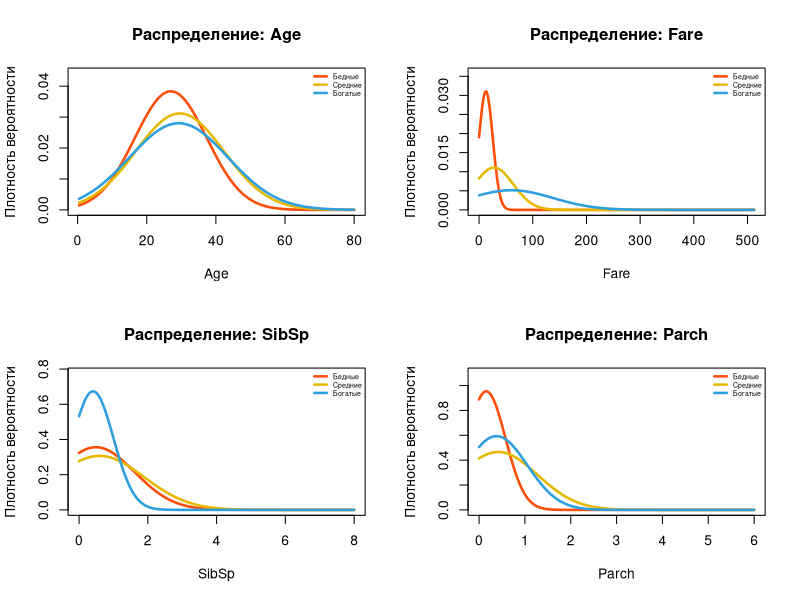
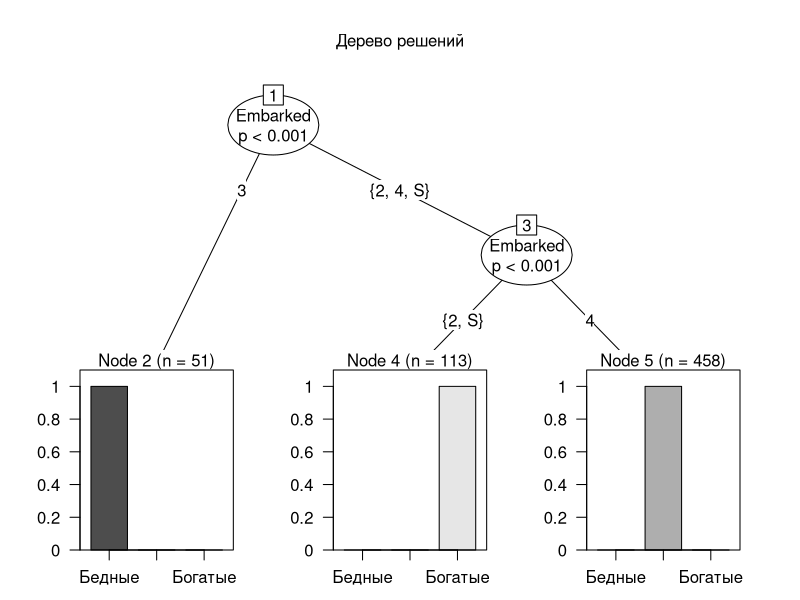
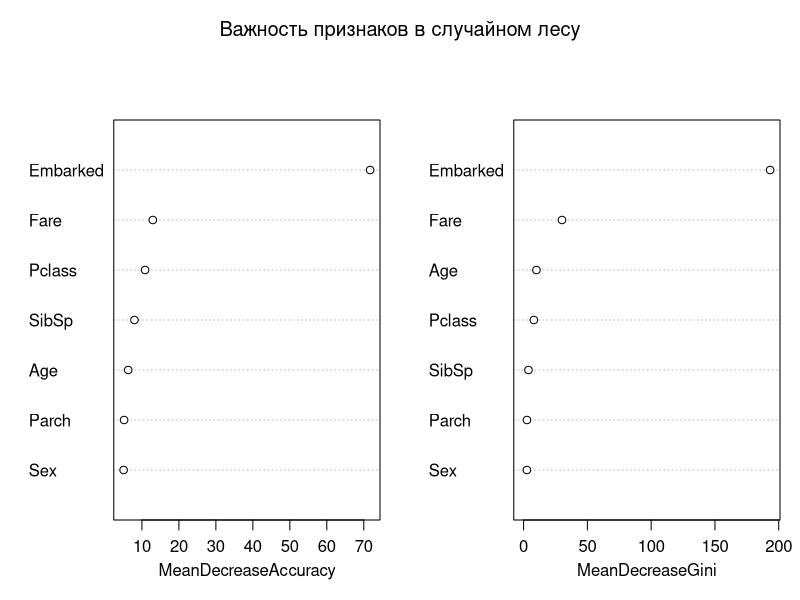

R code for these plots, in order:
set.seed(1234)

library(e1071)
library(party)
library(randomForest)
library(caret)
library(tidyverse)

df <- read.csv("titanic.csv", stringsAsFactors = TRUE)

df_model <- df %>%
  select(cluster, Pclass, Sex, Age, SibSp, Parch, Fare, Embarked) %>%
  mutate(
    Age = ifelse(is.na(Age), median(Age, na.rm = TRUE), Age),
    Embarked = ifelse(is.na(Embarked) | Embarked == "", "S", Embarked),
    cluster = factor(cluster, levels = c("Бедные", "Средние", "Богатые")),
    Pclass = factor(Pclass),
    Sex = factor(Sex),
    Embarked = factor(Embarked)
  ) %>%
  na.omit()

df_model$Embarked <- droplevels(df_model$Embarked)

cat("РАЗМЕР ДАННЫХ:", dim(df_model), "\n")
print(table(df_model$cluster))

ind <- sample(2, nrow(df_model), replace = TRUE, prob = c(0.7, 0.3))
trainData <- df_model[ind == 1, ]
testData  <- df_model[ind == 2, ]

cat("\nTRAIN:", nrow(trainData), " | TEST:", nrow(testData), "\n")

cat("\nНАИВНЫЙ БАЙЕС:\n")

nb_model <- naiveBayes(cluster ~ ., data = trainData)

nb_train_pred <- predict(nb_model, newdata = trainData)
cat("МАТРИЦА ОШИБОК НА TRAIN (НАИВНЫЙ БАЙЕС):\n")
print(table(Факт = trainData$cluster, Прогноз = nb_train_pred))
cat("ТОЧНОСТЬ НА TRAIN:", round(mean(nb_train_pred == trainData$cluster) * 100, 2), "%\n")

nb_pred <- predict(nb_model, newdata = testData)
cat("\nМАТРИЦА ОШИБОК НА TEST (НАИВНЫЙ БАЙЕС):\n")
print(confusionMatrix(nb_pred, testData$cluster))

nb_acc <- mean(nb_pred == testData$cluster)
cat("ТОЧНОСТЬ НАИВНОГО БАЙЕСА (TEST):", round(nb_acc * 100, 2), "%\n")

nb_tables <- nb_model$tables

par(mfrow = c(2, 2))

for (var in c("Age", "Fare", "SibSp", "Parch")) {
  means <- nb_tables[[var]][, 1]
  sds   <- nb_tables[[var]][, 2]
  
  x_range <- range(df_model[[var]], na.rm = TRUE)
  x_vals  <- seq(x_range[1], x_range[2], length.out = 300)
  
  y_max <- max(sapply(1:3, function(i) dnorm(means[i], means[i], sds[i]))) * 1.15
  
  plot(NULL, xlim = x_range, ylim = c(0, y_max),
       xlab = var, ylab = "Плотность вероятности",
       main = paste("Распределение:", var))
  
  colors <- c("#FC4E07", "#E7B800", "#2E9FDF")
  for (i in 1:3) {
    lines(x_vals, dnorm(x_vals, means[i], sds[i]), 
          col = colors[i], lwd = 2.5)
  }
  legend("topright", 
         legend = c("Бедные", "Средние", "Богатые"),
         col = colors, lwd = 2.5, cex = 0.5, bty = "n")
}

par(mfrow = c(1, 1))

cat("\nДЕРЕВО РЕШЕНИЙ:\n")

ctree_model <- ctree(cluster ~ ., data = trainData)

plot(ctree_model, main = "Дерево решений")

cat("МАТРИЦА ОШИБОК НА TRAIN:\n")
print(table(Прогноз = predict(ctree_model), Факт = trainData$cluster))

ctree_pred <- predict(ctree_model, newdata = testData)
cat("\nМАТРИЦА ОШИБОК НА TEST:\n")
print(confusionMatrix(ctree_pred, testData$cluster))

ctree_acc <- mean(ctree_pred == testData$cluster)
cat("ТОЧНОСТЬ ДЕРЕВА РЕШЕНИЙ:", round(ctree_acc * 100, 2), "%\n")

cat("\nСЛУЧАЙНЫЙ ЛЕС:\n")

rf_model <- randomForest(cluster ~ ., data = trainData, ntree = 200, 
                         proximity = TRUE, importance = TRUE)

print(rf_model)

rf_pred <- predict(rf_model, newdata = testData)
cat("\nМАТРИЦА ОШИБОК НА TEST:\n")
print(confusionMatrix(rf_pred, testData$cluster))

rf_acc <- mean(rf_pred == testData$cluster)
cat("ТОЧНОСТЬ СЛУЧАЙНОГО ЛЕСА:", round(rf_acc * 100, 2), "%\n")

cat("\nВАЖНОСТЬ ПЕРЕМЕННЫХ:\n")
print(importance(rf_model))
varImpPlot(rf_model, main = "Важность признаков в случайном лесу")

cat("\nИТОГОВАЯ СВОДКА:\n")
results <- data.frame(
  Model = c("Naive Bayes", "Decision Tree", "Random Forest"),
  Accuracy_Test = round(c(nb_acc, ctree_acc, rf_acc) * 100, 2)
)
print(results)
